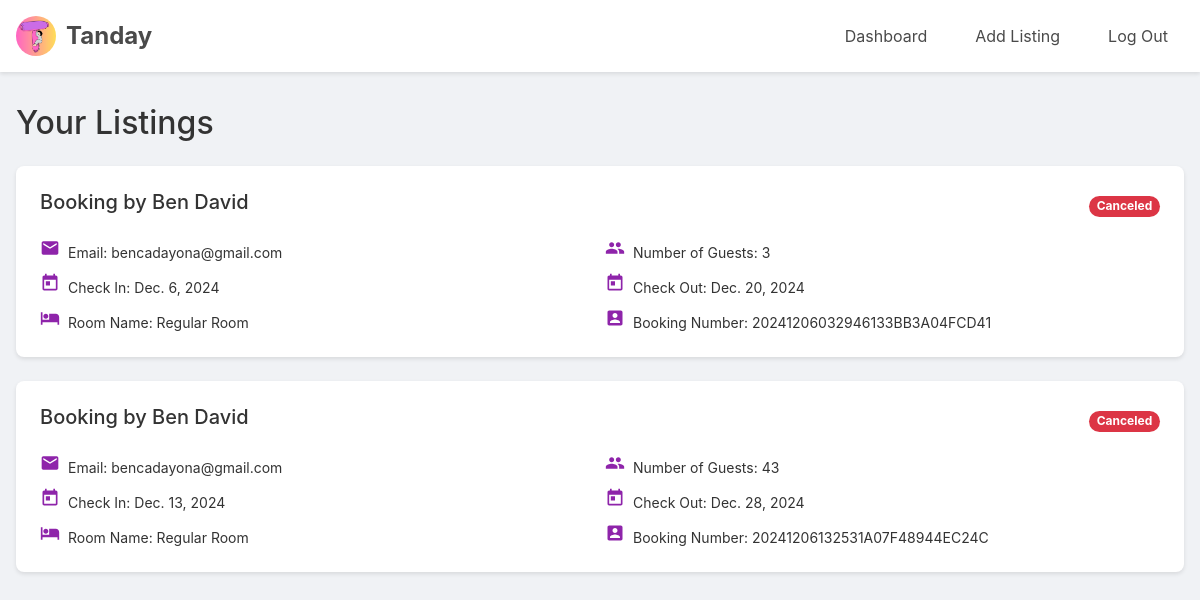
The page /viewBooks/1/ (signed in) on the database its author committed.
### api/models.py (models this page shows, shortened)
class Booking(models.Model):
    STATUS_CHOICES = [
        ("Pending", "Pending"),
        ("Canceled", "Canceled"),
        ("Accepted", "Accepted"),
        ("Check-in", "Check-in"),
        ("Check-out", "Check-out"),
    ]
    user = models.ForeignKey(User, on_delete=models.CASCADE, null=True, blank=True)
    name = models.CharField(max_length=100)
    email = models.EmailField()
    check_in = models.DateField(null=True, blank=True)
    check_out = models.DateField(null=True, blank=True)
    guests = models.IntegerField()
    room = models.ForeignKey(Rooms, on_delete=models.CASCADE)
    booking_number = models.CharField(max_length=12, editable=False, default=timezone.now().strftime('%Y%m%d%H%M%S') + uuid.uuid4().hex[:14].upper())
    status = models.CharField(max_length=10, choices=STATUS_CHOICES, default="Pending")
    isReviewed = models.BooleanField(default=False)

class Rooms(models.Model):
    name = models.CharField(max_length=100)
    number_of_beds = models.IntegerField()
    price = models.FloatField()
    listing = models.ForeignKey('Listing', on_delete=models.CASCADE)
    available_room = models.IntegerField(default=1)

### api/views.py (the view)
# urls.py: path('viewBooks/<int:listing_id>/', viewBooks, name='viewBooks'),
@login_required
def viewBooks(request,listing_id):
        bookings = Booking.objects.filter(room__listing__id=listing_id , room__listing__hotel_owner = request.user)
        context = {'bookings':bookings,
                }
        return render(request, 'viewHotelBooks.html',context )

### api/templates/viewHotelBooks.html (shortened to what this page needs)
{% extends 'hotel_base.html' %}
{% load static %}
{% load static %}
{% block content %}
    <main class="container">
        <h1>Your Listings</h1>
        <div class="listings">
            {% for booking in bookings %}
                {% if booking.status != 'Check-out' %}
                <div class="list-info">
                    <div class="booking-header">
                        <h2>Booking by {{booking.name}}</h2>
                        <span class="badge
                            {% if booking.status == 'Pending' %} bg-warning
                            {% elif booking.status == 'Canceled' %} bg-danger
                            {% elif booking.status == 'Accepted' %} bg-success
                            {% elif booking.status == 'Check-in' %} bg-purple
                            {% elif booking.status == 'Check-out' %} bg-black
                            {% else %} bg-black
                            {% endif %}
                            text-white rounded-pill">
                            {{ booking.status }}
                        </span>
                    </div>
                    <div class="info-grid">
                        <span class="info-item email">Email: {{booking.email}}</span>
                        <span class="info-item guests">Number of Guests: {{booking.guests}}</span>
                        <span class="info-item check-in">Check In: {{booking.check_in}}</span>
                        <span class="info-item check-out">Check Out: {{booking.check_out}}</span>
                        <span class="info-item room">Room Name: {{booking.room.name}}</span>
                        <span class="info-item booking-number">Booking Number: {{booking.booking_number}}</span>
                    </div>
                </div>
                {% endif %}
            {% empty %}
                <p>No listings available.</p>
            {% endfor %}
        </div>
    </main>
    {% endblock %}

### api/templates/viewHotelBooks.html (style rules this page uses)
.container { max-width: 1200px; margin: 0 auto; padding: 0 1rem; }
main { padding: 2rem 0; }
h1 { font-size: 2rem; color: #333; margin-bottom: 1.5rem; }
.listings { display: flex; flex-direction: column; gap: 1.5rem; }
.list-info { background-color: #ffffff; border-radius: 8px; box-shadow: 0 2px 4px rgba(0,0,0,0.1); padding: 1.5rem; }
.booking-header { display: flex; justify-content: space-between; align-items: center; margin-bottom: 1rem; }
.booking-header h2 { font-size: 1.25rem; color: #333; }
.info-grid { display: grid; grid-template-columns: repeat(2, 1fr); gap: 10px; align-items: start; }
.info-item { font-size: 14px; line-height: 1.5; }
.info-item::before { content: ''; display: inline-block; width: 20px; height: 20px; margin-right: 0.5rem; background-size: contain; background-repeat: no-repeat; }

### api/templates/hotel_base.html (style rules this page uses)
* { margin: 0; padding: 0; box-sizing: border-box; }
body { font-family: -apple-system, BlinkMacSystemFont, 'Segoe UI', Roboto, 'Helvetica Neue', Arial, sans-serif; line-height: 1.5; color: #333; background-color: #f0f2f5; }

### rows shown on the page
Booking: name "Ben David", status "Canceled", email "bencadayona@gmail.com", guests "3", check_in "Dec. 6, 2024", check_out "Dec. 20, 2024", room.name "Regular Room", booking_number "20241206032946133BB3A04FCD41"
Booking: name "Ben David", status "Canceled", email "bencadayona@gmail.com", guests "43", check_in "Dec. 13, 2024", check_out "Dec. 28, 2024", room.name "Regular Room", booking_number "20241206132531A07F48944EC24C"
